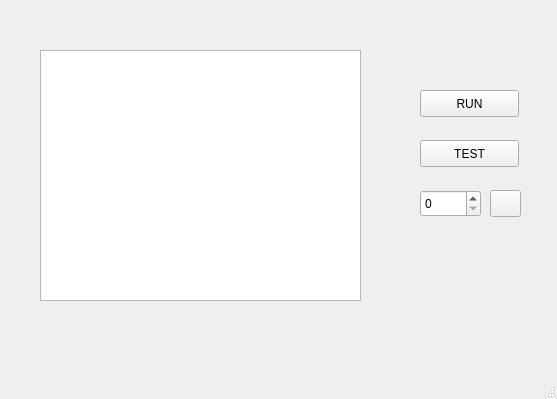
<?xml version="1.0" encoding="UTF-8"?>
<ui version="4.0">
 <class>MainWindow</class>
 <widget class="QMainWindow" name="MainWindow">
  <property name="geometry">
   <rect>
    <x>0</x>
    <y>0</y>
    <width>557</width>
    <height>399</height>
   </rect>
  </property>
  <property name="windowTitle">
   <string>MainWindow</string>
  </property>
  <widget class="QWidget" name="centralwidget">
   <widget class="QPushButton" name="pushButton">
    <property name="geometry">
     <rect>
      <x>420</x>
      <y>90</y>
      <width>99</width>
      <height>27</height>
     </rect>
    </property>
    <property name="text">
     <string>RUN</string>
    </property>
   </widget>
   <widget class="QPushButton" name="pushButton_2">
    <property name="geometry">
     <rect>
      <x>420</x>
      <y>140</y>
      <width>99</width>
      <height>27</height>
     </rect>
    </property>
    <property name="text">
     <string>TEST</string>
    </property>
   </widget>
   <widget class="QPlainTextEdit" name="plainTextEdit">
    <property name="geometry">
     <rect>
      <x>40</x>
      <y>50</y>
      <width>321</width>
      <height>251</height>
     </rect>
    </property>
   </widget>
   <widget class="QSpinBox" name="spinBox">
    <property name="geometry">
     <rect>
      <x>420</x>
      <y>190</y>
      <width>61</width>
      <height>27</height>
     </rect>
    </property>
   </widget>
   <widget class="QPushButton" name="pushButton_3">
    <property name="geometry">
     <rect>
      <x>490</x>
      <y>190</y>
      <width>31</width>
      <height>27</height>
     </rect>
    </property>
    <property name="text">
     <string/>
    </property>
   </widget>
  </widget>
  <widget class="QMenuBar" name="menubar">
   <property name="geometry">
    <rect>
     <x>0</x>
     <y>0</y>
     <width>557</width>
     <height>25</height>
    </rect>
   </property>
  </widget>
  <widget class="QStatusBar" name="statusbar"/>
 </widget>
 <resources/>
 <connections/>
</ui>
